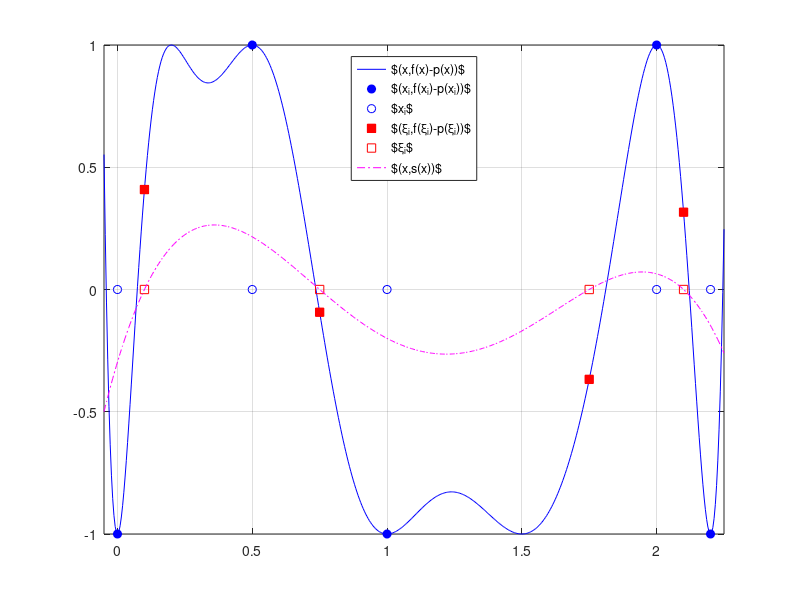

This chart was generated by the following MATLAB code:
% Hermite interpolation 
 
n = 6;
x = zeros(1,n+1);
y = zeros(1,n+1);
q = zeros(2*n+2,2*n+2);
 
x(1) =  0.00; q(01,1) = -1.0; q(02,1) = 0.0;
x(2) =  0.20; q(03,1) =  1.0; q(04,2) = 0.0;
x(3) =  0.50; q(05,1) =  1.0; q(06,2) = 0.0;
x(4) =  1.00; q(07,1) = -1.0; q(08,2) = 0.0;
x(5) =  1.50; q(09,1) = -1.0; q(10,2) = 0.0;
x(6) =  2.00; q(11,1) =  1.0; q(12,2) = 0.0;
x(7) =  2.20; q(13,1) = -1.0; q(14,2) = 0.0;
%
y(1:n+1) = q(1:2:2*n+1,1);
xo = [x(1),x(3),x(4),x(6),x(7)];
yo = [y(1),y(3),y(4),y(6),y(7)];
%  for i = 0:n    
%    fprintf('Enter x(%d) and f(x(%d)), and f''(x(%d)) on separate lines:  \n', i, i, i);                 
%    x(i+1) = input(' ');
%    q(2*i+1,1) = input(' ');
%    q(2*i+2,2) = input(' ');
%  end            
  
 z = zeros(1,2*n+2);
 for i = 0:n
    z(2*i+1) = x(i+1);
    z(2*i+2) = x(i+1);
    q(2*i+2,1) = q(2*i+1,1);
    if i ~= 0 
       q(2*i+1,2) = (q(2*i+1,1)-q(2*i,1))/(z(2*i+1)-z(2*i));
    end
 end

 k = 2*n+1;
 for i = 2:k
    for j = 2:i
       q(i+1,j+1) = (q(i+1,j)-q(i,j))/(z(i+1)-z(i-j+1));
    end
 end

%   fprintf('\nCoefficients of the Hermite polynomial are:\n ');
%   for i = 0:k
%      fprintf(' %11.8f \n', q(i+1,i+1));
%   end
 
%  fprintf('Now enter a point at which to evaluate the polynomial, x = \n');
%  xx = input(' ');

a = min(x)-0.05; b = max(x)+0.05;
M = 500;
h = (b-a)/M;
xx = a:h:b;
yy = zeros(1,length(xx));
for ell = 1:M+1
    s = q(k+1,k+1)*(xx(ell)-z(k));
    for i = 2:k
        j = k-i+1;
        s = (s+q(j+1,j+1))*(xx(ell)-z(j));
    end
    s = s + q(1,1);
    yy(ell) = s;
%     fprintf('The interpolated value is:  %11.8f \n\n',s);
end
hf = figure();
clf;
zo = zeros(1,length(xo));
plot(xx,yy,'b-',xo,yo,'bo','MarkerFaceColor','b')
hold on;
plot(xo,zo,'bo')
axis([a b -1 1]);
grid on;
xi(1) = 0.1; xi(2) = 0.75; xi(3) = 1.75; xi(4) = 2.1;
for ell = 1:4
    s = q(k+1,k+1)*(xi(ell)-z(k));
    for i = 2:k
        j = k-i+1;
        s = (s+q(j+1,j+1))*(xi(ell)-z(j));
    end
    s = s + q(1,1);
    yi(ell) = s;
%     fprintf('The interpolated value is:  %11.8f \n\n',s);
end

zi = zeros(1,length(xi));
plot(xi,yi,'rs','MarkerFaceColor','r')
plot(xi,zi,'rs')

for ell = 1:M+1
  s = (xx(ell)-xi(1))*(xx(ell)-xi(2))*(xx(ell)-xi(3))*(xx(ell)-xi(4));
qqq(ell) = s;
end
MMx = max(abs(qqq));
qqq = (-1)^5*qqq/(2*MMx);

plot(xx,qqq,'m-.')

lgd = legend('$(x,f(x)-p(x))$','$(x_i,f(x_i)-p(x_i))$','$x_i$','$(\xi_i,f(\xi_i)-p(\xi_i))$', ...
    '$\xi_i$', '$(x,s(x))$','Location','north')
% lgd.FontSize = 14;
% lgd.Interpreter = 'latex';


print(hf,"OUT/oscillation",'-dpdflatex')
hold off;
